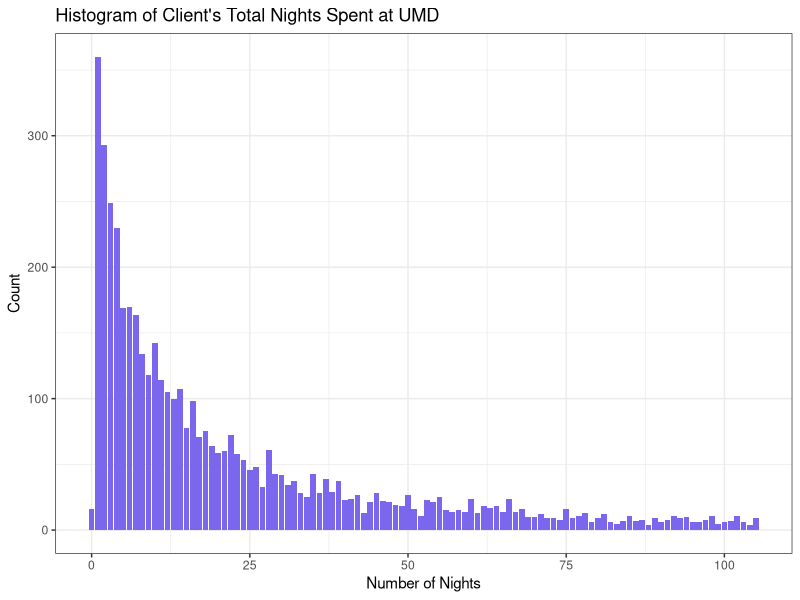
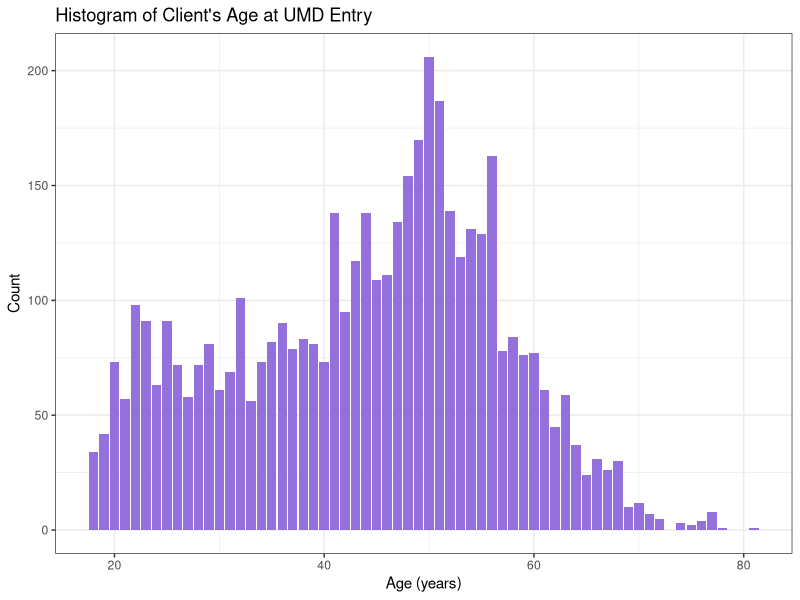
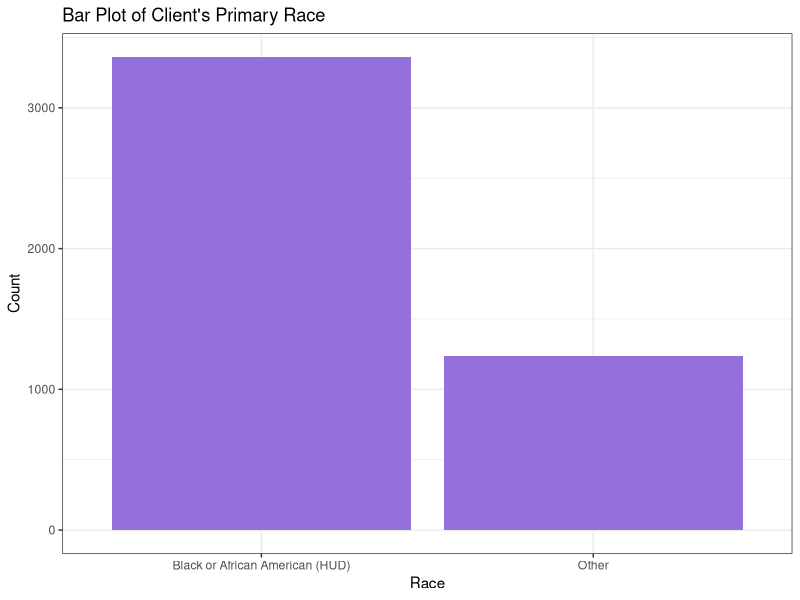
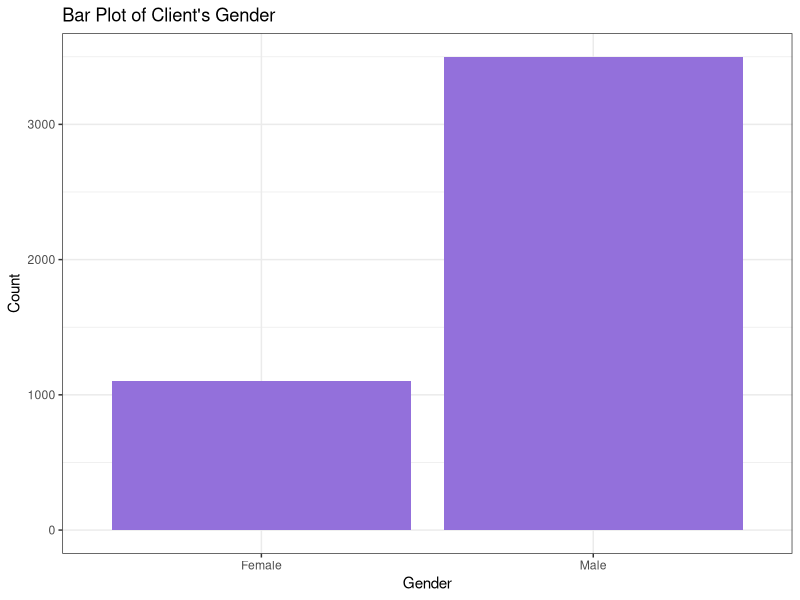
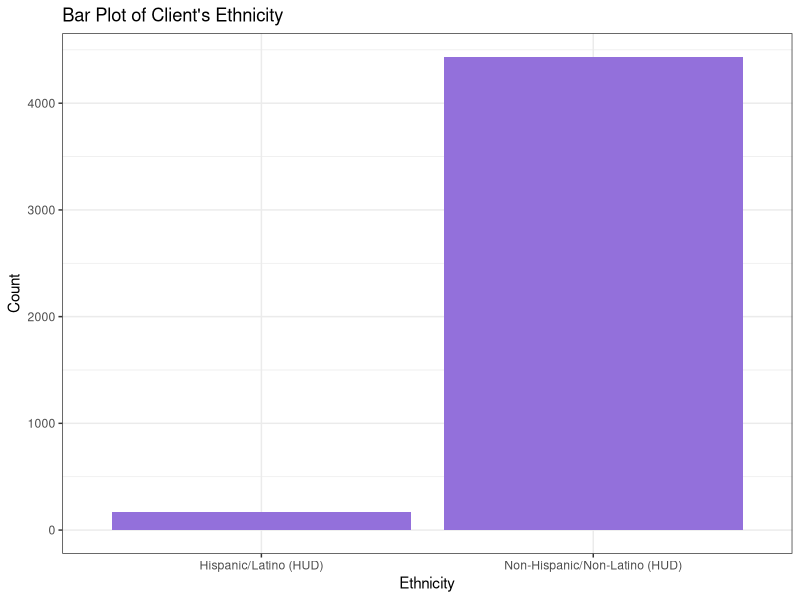

Write the R code that produced these figures, in order.
## ---- chunk 1
knitr::opts_chunk$set(echo = TRUE)
library(tidyverse)
library(ggplot2)
library(dplyr)
library(knitr)
library(kableExtra)

#setwd("~/Desktop/611 Notes/bios611-projects-fall-2019-cwzhou/project_3")
olddat = read.csv("../data/export_dataframe.csv", header = TRUE)
dat = read.csv("../data/final_dataframe.csv", header = TRUE)
## ---- chunk 2
olddat %>% group_by(Client.Ethnicity) %>%
  summarise(Count = n()) %>%
  kable() %>%
  kable_styling(bootstrap_options = "striped", full_width = F)
olddat %>% group_by(Client.Primary.Race) %>%
  summarise(Count = n())%>%
  kable() %>%
  kable_styling(bootstrap_options = "striped", full_width = F)
olddat %>% group_by(Client.Gender) %>%
  summarise(Count = n())%>%
  kable() %>%
  kable_styling(bootstrap_options = "striped", full_width = F)
## ---- chunk 3
summary(dat$Total.Nights)
## ---- chunk 4
dat = subset(dat, Total.Nights <= 105)
## ---- chunk 5
dat$Client.Primary.Race = as.character(dat$Client.Primary.Race)
dat$Client.Primary.Race[dat$Client.Primary.Race == "Asian (HUD)" | dat$Client.Primary.Race == "White (HUD)" | dat$Client.Primary.Race == "Native Hawaiian or Other Pacific Islander (HUD)" | dat$Client.Primary.Race == "American Indian or Alaska Native (HUD)" ] = "Other"
#colnames(dat)
dat_cts = dat[,-c(1,2,3,4,6,7,8,9,10,11,12,13)]
summary(dat_cts)
#dat = dat[,-c(1,2,4)]

## ---- chunk 6
dat %>%
  ggplot(aes(x=Total.Nights)) +
  geom_bar(fill = "slateblue2") +
  theme(axis.text.x = element_text(angle = 45, hjust = 1))+theme_bw()+labs(title="Histogram of Client's Total Nights Spent at UMD",
        x ="Number of Nights", y = "Count")

dat %>%
  ggplot(aes(x=Client.Age.at.Entry)) +
  geom_bar(fill = "mediumpurple") +
  theme(axis.text.x = element_text(angle = 45, hjust = 1))+theme_bw()+labs(title="Histogram of Client's Age at UMD Entry",
        x ="Age (years)", y = "Count")

table(dat$Client.Primary.Race) %>% kable()%>%
  kable_styling()

dat %>%
  ggplot(aes(x=Client.Primary.Race)) +
  geom_bar(fill = "mediumpurple") +
  theme_bw()+labs(title="Bar Plot of Client's Primary Race",
        x ="Race", y = "Count")

table(dat$Client.Gender) %>% kable()%>%
  kable_styling()

dat %>%
  ggplot(aes(x=Client.Gender)) +
  geom_bar(fill = "mediumpurple") +
  theme(axis.text.x = element_text(angle = 45, hjust = 1))+theme_bw()+labs(title="Bar Plot of Client's Gender",
        x ="Gender", y = "Count")

table(dat$Client.Ethnicity) %>% kable()%>%
  kable_styling()

dat %>%
  ggplot(aes(x=Client.Ethnicity)) +
  geom_bar(fill = "mediumpurple") +
  theme(axis.text.x = element_text(angle = 45, hjust = 1))+theme_bw()+labs(title="Bar Plot of Client's Ethnicity",
        x ="Ethnicity", y = "Count")

## ---- chunk 7
mod1 = lm(formula = Total.Nights ~ Client.Age.at.Entry, data = dat)
summary(mod1)

mod2 = lm(formula = Total.Nights ~ Client.Gender , data = dat)
summary(mod2)

mod3 = lm(formula = Total.Nights ~ Client.Ethnicity, data = dat)
summary(mod3)

mod4 = lm(formula = Total.Nights ~ Client.Primary.Race, data = dat)
summary(mod4)
## ---- chunk 8
mod5 = lm(formula = Total.Nights ~ Client.Gender + Client.Age.at.Entry + Client.Ethnicity + Client.Primary.Race, data = dat)
summary(mod5)
